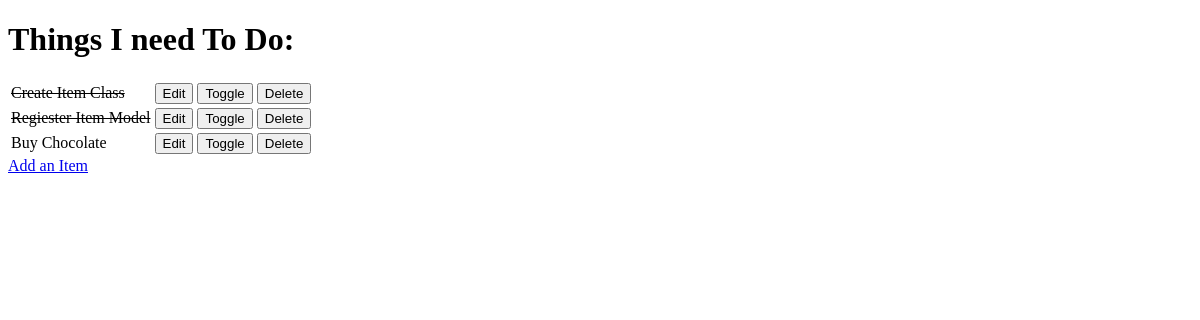
The app's page /, older data.
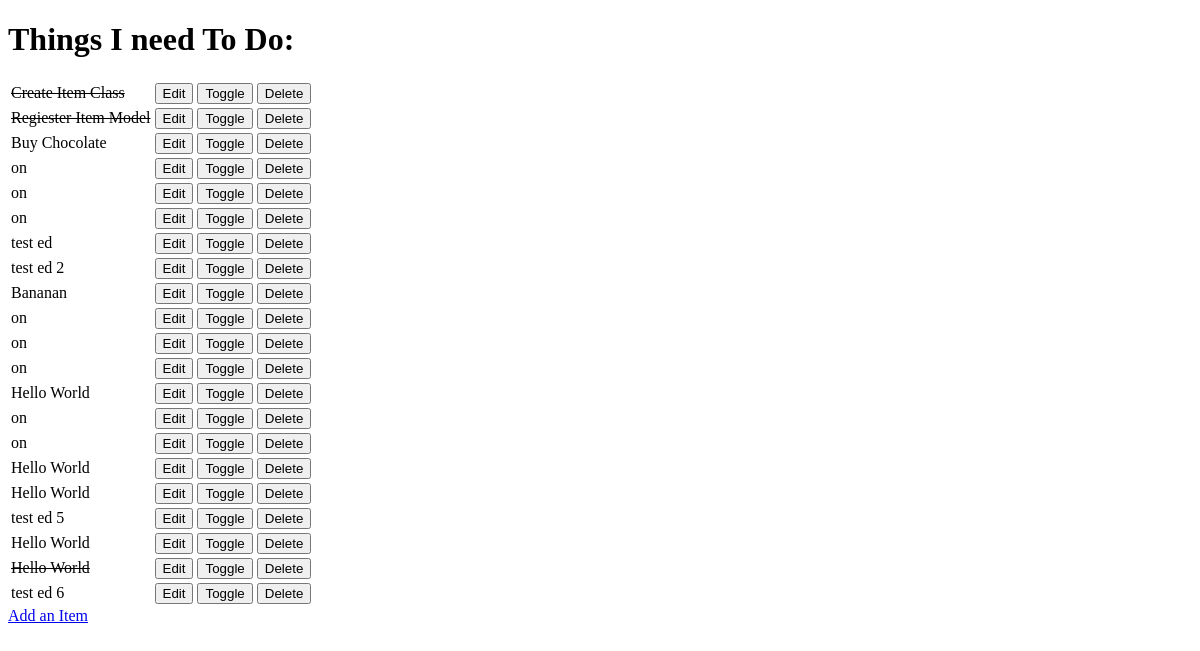
The same page, newer data.
### todo/models.py (models this page shows, shortened)
class Item(models.Model):
    name = models.CharField(max_length=50 , null=False, blank=False)  # CharField means it will just have characters or text
    done = models.BooleanField(null=False, blank=False, default=False)  # True of false
    """
    Ensures that the name of the item in the form is the name of the item that the user put into the form.
    As it returns itself as the name item
    """

### todo/views.py (the view)
# urls.py: path('', views.get_todo_list, name='get_todo_list'),
def get_todo_list(request):
    items = Item.objects.all()
    context = {
        'items': items
    }
    return render(request, 'todo/todo_list.html', context)

### todo/templates/todo/todo_list.html (shortened to what this page needs)
<!DOCTYPE html>
<html lang="en">
  <head>
  </head>
  <body>
    <h1>Things I need To Do:</h1>
    <table>
      {% for item in items %}
      <tr>
        {% if item.done %}
        <td><strike>{{ item.name }}</strike></td>
        {% else %}
        <td>{{ item.name }}</td>
        {% endif %}
        <td>
          <a href="/edit/{{ item.id }}">
            <button>Edit</button>
          </a>
        </td>
        <td>
          <a href="/toggle/{{ item.id }}">
            <button>Toggle</button>
          </a>
        </td>
        <td>
          <a href="/delete/{{ item.id }}">
            <button>Delete</button>
          </a>
        </td>
      </tr>
      {% empty %}
      <tr>
        <td>You have nothing to do</td>
      </tr>
      {% endfor %}
    </table>
    <a href="/add">Add an Item</a>
  </body>
</html>

Row changes from the older to the newer data that the page shows:
added Item: name "on"
added Item: name "on"
added Item: name "on"
added Item: name "test ed"
added Item: name "test ed 2"
added Item: name "Bananan"
added Item: name "on"
added Item: name "on"
added Item: name "on"
added Item: name "Hello World"
added Item: name "on"
added Item: name "on"
added Item: name "Hello World"
added Item: name "Hello World"
added Item: name "test ed 5"
added Item: name "Hello World"
added Item: name "Hello World"
added Item: name "test ed 6"
